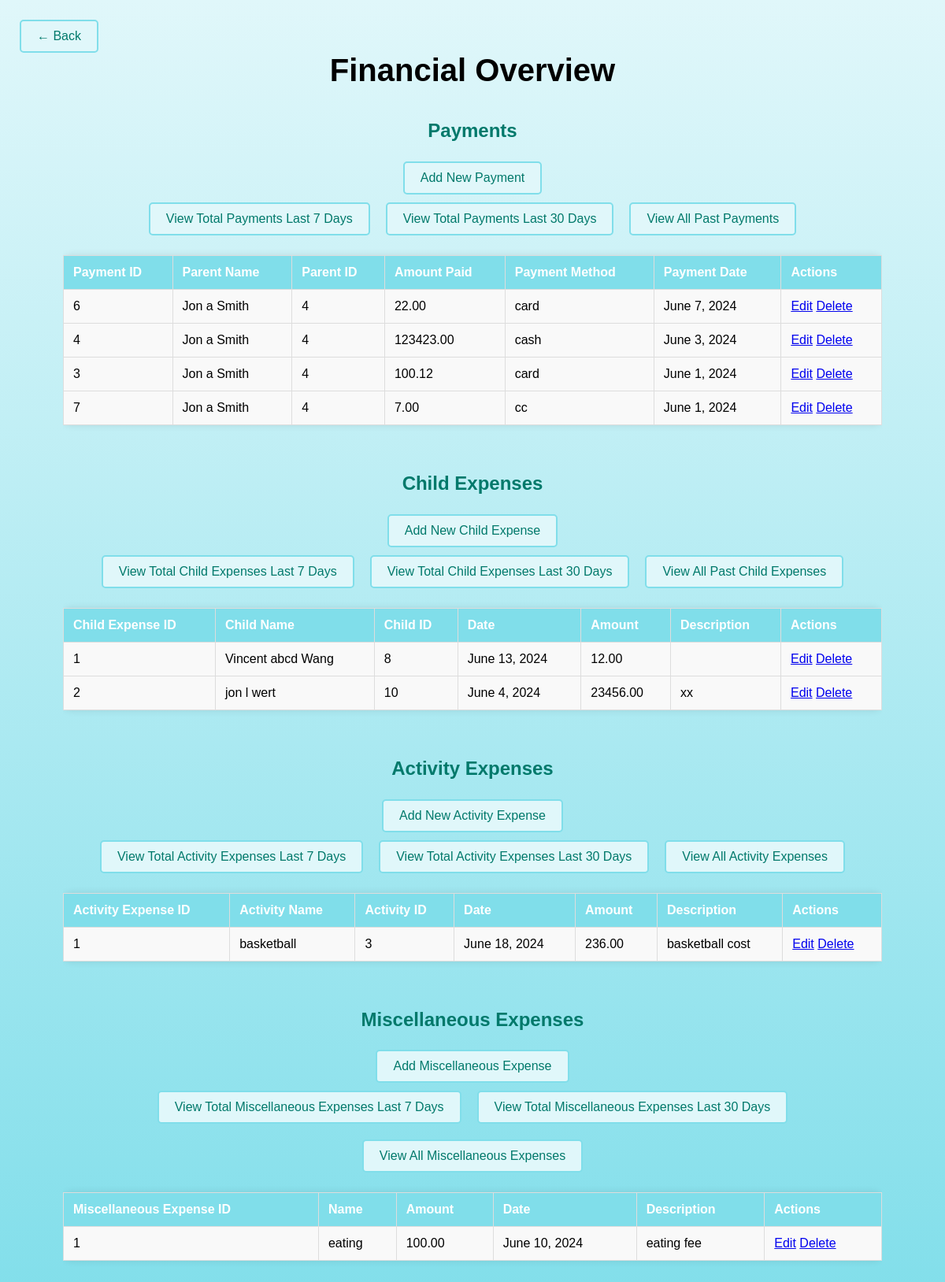
/myapp/payments/, run on the app's committed database.
### myapp/models.py (models this page shows, shortened)
class Payment(models.Model):
    parent = models.ForeignKey(Parent, on_delete=models.CASCADE)
    amount_paid = models.DecimalField(max_digits=10, decimal_places=2)
    payment_method = models.CharField(max_length=50)
    payment_date = models.DateField()

class Parent(models.Model):
    first_name = models.CharField(max_length=50)
    middle_name = models.CharField(max_length=50, blank=True, null=True)
    last_name = models.CharField(max_length=50)
    phone_number = models.CharField(max_length=15)
    street_address = models.CharField(max_length=100)
    city = models.CharField(max_length=50)
    zip_code = models.CharField(max_length=10)
    state = models.CharField(max_length=50)
    email = models.EmailField()

class ChildExpense(models.Model):
    child = models.ForeignKey(Child, on_delete=models.CASCADE, blank=True, null=True)
    date = models.DateField()
    amount = models.DecimalField(max_digits=10, decimal_places=2)
    description = models.TextField(blank=True)

class Child(models.Model):
    first_name = models.CharField(max_length=30)
    middle_name = models.CharField(max_length=30, blank=True, null=True)
    last_name = models.CharField(max_length=30)
    date_of_birth = models.DateField()

class ActivityExpense(models.Model):
    activity = models.ForeignKey(Activity, on_delete=models.CASCADE, blank=True, null=True)
    date = models.DateField()
    amount = models.DecimalField(max_digits=10, decimal_places=2)
    description = models.TextField(blank=True)

class Activity(models.Model):
    activity_name = models.CharField(max_length=50)
    duration = models.DurationField()
    age_group = models.CharField(max_length=20)
    description = models.TextField()

class OtherExpenses(models.Model):
    name = models.CharField(max_length=50)
    amount = models.DecimalField(max_digits=10, decimal_places=2)
    description = models.TextField(blank=True)
    date = models.DateField()

### myapp/views.py (the view)
# urls.py: path('payments/', views.payment_list, name='payment_list'),
def payment_list(request):
    payments = Payment.objects.order_by('-payment_date')[:5]
    child_expenses = ChildExpense.objects.order_by('-date')[:5]
    activity_expenses = ActivityExpense.objects.order_by('-date')[:5]
    other_expenses = OtherExpenses.objects.order_by('-date')[:5]
    return render(request, 'payment_list.html', {
        'payments': payments,
        'child_expenses': child_expenses,
        'activity_expenses': activity_expenses,
        'other_expenses': other_expenses
    })

### myapp/templates/payment_list.html (shortened to what this page needs)
<!DOCTYPE html>
<html lang="en">
<head>
</head>
<body>
    <div class="container">
        <div class="back-button">
            <a href="{% url 'home' %}" class="button">&larr; Back</a>
        </div>
        <h1>Financial Overview</h1>
        <div class="section">
            <h2>Payments</h2>
            <a href="{% url 'add_payment' %}" class="button">Add New Payment</a>
            <div class="button-group">
                <form method="get" action="{% url 'payments_last_7_days' %}">
                    <button class="button" type="submit">View Total Payments Last 7 Days</button>
                </form>
                <form method="get" action="{% url 'payments_last_30_days' %}">
                    <button class="button" type="submit">View Total Payments Last 30 Days</button>
                </form>
                <form method="get" action="{% url 'all_payments' %}" style="display:inline;">
                    <button class="button" type="submit">View All Past Payments</button>
                </form>
            </div>
            <div class="table-container">
                <table>
                    <thead>
                        <tr>
                            <th>Payment ID</th>
                            <th>Parent Name</th>
                            <th>Parent ID</th>
                            <th>Amount Paid</th>
                            <th>Payment Method</th>
                            <th>Payment Date</th>
                            <th>Actions</th>
                        </tr>
                    </thead>
                    <tbody>
                        {% for payment in payments %}
                        <tr>
                            <td>{{ payment.id }}</td>
                            <td>{{ payment.parent.first_name }} {{ payment.parent.middle_name }} {{ payment.parent.last_name }}</td>
                            <td>{{ payment.parent.id }}</td>
                            <td>{{ payment.amount_paid }}</td>
                            <td>{{ payment.payment_method }}</td>
                            <td>{{ payment.payment_date }}</td>
                            <td>
                                <a href="{% url 'edit_payment' payment.pk %}">Edit</a>
                                <a href="{% url 'delete_payment' payment.pk %}">Delete</a>
                            </td>
                        </tr>
                        {% endfor %}
                    </tbody>
                </table>
            </div>
        </div>
        <div class="section">
            <h2>Child Expenses</h2>
            <a href="{% url 'add_child_expense' %}" class="button">Add New Child Expense</a>
            <div class="button-group">
                <form method="get" action="{% url 'child_expenses_last_7_days' %}">
                    <button class="button" type="submit">View Total Child Expenses Last 7 Days</button>
                </form>
                <form method="get" action="{% url 'child_expenses_last_30_days' %}">
                    <button class="button" type="submit">View Total Child Expenses Last 30 Days</button>
                </form>
                <form method="get" action="{% url 'all_child_expenses' %}">
                    <button class="button" type="submit">View All Past Child Expenses</button>
                </form>
            </div>
            <div class="table-container">
                <table>
                    <thead>
                        <tr>
                            <th>Child Expense ID</th>
                            <th>Child Name</th>
                            <th>Child ID</th>
                            <th>Date</th>
                            <th>Amount</th>
                            <th>Description</th>
                            <th>Actions</th>
                        </tr>
                    </thead>
                    <tbody>
                        {% for expense in child_expenses %}
                        <tr>
                            <td>{{ expense.id }}</td>
                            <td>{{ expense.child.first_name }} {{ expense.child.middle_name }} {{ expense.child.last_name }}</td>
                            <td>{{ expense.child.id }}</td>
                            <td>{{ expense.date }}</td>
                            <td>{{ expense.amount }}</td>
                            <td>{{ expense.description }}</td>
                            <td>
                                <a href="{% url 'edit_child_expense' expense.pk %}">Edit</a>
                                <a href="{% url 'delete_child_expense' expense.pk %}">Delete</a>
                            </td>
                        </tr>
                        {% endfor %}
                    </tbody>
                </table>
            </div>
        </div>
        <div class="section">
            <h2>Activity Expenses</h2>
            <a href="{% url 'add_activity_expense' %}" class="button">Add New Activity Expense</a>
            <div class="button-group">
                <form method="get" action="{% url 'activity_expenses_last_7_days' %}">
                    <button class="button" type="submit">View Total Activity Expenses Last 7 Days</button>
                </form>
                <form method="get" action="{% url 'activity_expenses_last_30_days' %}">
                    <button class="button" type="submit">View Total Activity Expenses Last 30 Days</button>
                </form>
                <form method="get" action="{% url 'all_activity_expenses' %}">
                    <button class="button" type="submit">View All Activity Expenses</button>
                </form>
            </div>
            <div class="table-container">
                <table>
                    <thead>
                        <tr>
                            <th>Activity Expense ID</th>
                            <th>Activity Name</th>
                            <th>Activity ID</th>
                            <th>Date</th>
                            <th>Amount</th>
                            <th>Description</th>
                            <th>Actions</th>
                        </tr>
                    </thead>
                    <tbody>
                        {% for expense in activity_expenses %}
                        <tr>
                            <td>{{ expense.id }}</td>
                            <td>{{ expense.activity.activity_name }}</td>
                            <td>{{ expense.activity.id }}</td>
                            <td>{{ expense.date }}</td>
                            <td>{{ expense.amount }}</td>
                            <td>{{ expense.description }}</td>
                            <td>
                                <a href="{% url 'edit_activity_expense' expense.pk %}">Edit</a>
                                <a href="{% url 'delete_activity_expense' expense.pk %}">Delete</a>
                            </td>
                        </tr>
                        {% endfor %}
                    </tbody>
                </table>
            </div>
        </div>
        <div class="section">
            <h2>Miscellaneous Expenses</h2>
            <a href="{% url 'add_other_expense' %}" class="button">Add Miscellaneous Expense</a>
            <div class="button-group">
                <form method="get" action="{% url 'other_expenses_last_7_days' %}">
                    <button class="button" type="submit">View Total Miscellaneous Expenses Last 7 Days</button>
                </form>
                <form method="get" action="{% url 'other_expenses_last_30_days' %}">
                    <button class="button" type="submit">View Total Miscellaneous Expenses Last 30 Days</button>
                </form>
                <form method="get" action="{% url 'all_other_expenses' %}">
                    <button class="button" type="submit">View All Miscellaneous Expenses</button>
                </form>
            </div>
            <div class="table-container">
                <table>
                    <thead>
                        <tr>
                            <th>Miscellaneous Expense ID</th>
                            <th>Name</th>
                            <th>Amount</th>
                            <th>Date</th>
                            <th>Description</th>
                            <th>Actions</th>
                        </tr>
                    </thead>
                    <tbody>
                        {% for other_expense in other_expenses %}
                        <tr>
                            <td>{{ other_expense.id }}</td>
                            <td>{{ other_expense.name }}</td>
                            <td>{{ other_expense.amount }}</td>
                            <td>{{ other_expense.date }}</td>
                            <td>{{ other_expense.description }}</td>
                            <td>
                                <a href="{% url 'edit_other_expense' other_expense.pk %}">Edit</a>
                                <a href="{% url 'delete_other_expense' other_expense.pk %}">Delete</a>
                            </td>
                        </tr>
                        {% endfor %}
                    </tbody>
                </table>
            </div>
        </div>
    </div>
</body>
</html>

### myapp/templates/payment_list.html (style rules this page uses)
html, body { height: 100%; margin: 0; padding: 0; font-family: Arial, sans-serif; text-align: center; background: linear-gradient(to bottom, #e0f7fa, #80deea); background-repeat: no-repeat; background-attachment: fixed; background-size: cover; }
body { display: flex; justify-content: center; align-items: flex-start; min-height: 100vh; padding-top: 20px; }
.container { width: 90%; margin: auto; padding: 20px; box-sizing: border-box; }
h1 { font-size: 2.5em; margin-bottom: 20px; }
h2 { color: #00796b; margin-top: 40px; }
.section { margin-bottom: 40px; }
.table-container { overflow-x: auto; }
table { width: 100%; border-collapse: collapse; margin: 20px 0; box-shadow: 0 0 10px rgba(0, 0, 0, 0.1); border-radius: 10px; }
th, td { padding: 12px; border: 1px solid #ddd; text-align: left; }
th { background-color: #80deea; color: white; }
td { background-color: #f9f9f9; }
.button { padding: 10px 20px; background-color: #e0f7fa; border: 2px solid #80deea; border-radius: 5px; text-decoration: none; color: #00796b; font-size: 16px; margin-bottom: 10px; transition: background-color 0.3s, color 0.3s; display: inline-block; margin: 5px; }
.back-button { position: absolute; top: 20px; left: 20px; }
.button-group { display: flex; justify-content: center; gap: 10px; flex-wrap: wrap; }

### data on the page
Payment: id "6", parent.first_name "Jon", parent.middle_name "a", parent.last_name "Smith", parent.id "4", amount_paid "22.00", payment_method "card", payment_date "June 7, 2024"
Payment: id "4", parent.first_name "Jon", parent.middle_name "a", parent.last_name "Smith", parent.id "4", amount_paid "123423.00", payment_method "cash", payment_date "June 3, 2024"
Payment: id "3", parent.first_name "Jon", parent.middle_name "a", parent.last_name "Smith", parent.id "4", amount_paid "100.12", payment_method "card", payment_date "June 1, 2024"
Payment: id "7", parent.first_name "Jon", parent.middle_name "a", parent.last_name "Smith", parent.id "4", amount_paid "7.00", payment_method "cc", payment_date "June 1, 2024"
ChildExpense: id "1", child.first_name "Vincent", child.middle_name "abcd", child.last_name "Wang", child.id "8", date "June 13, 2024", amount "12.00"
ChildExpense: id "2", child.first_name "jon", child.middle_name "l", child.last_name "wert", child.id "10", date "June 4, 2024", amount "23456.00", description "xx"
ActivityExpense: id "1", activity.activity_name "basketball", activity.id "3", date "June 18, 2024", amount "236.00", description "basketball cost"
OtherExpenses: id "1", name "eating", amount "100.00", date "June 10, 2024", description "eating fee"
